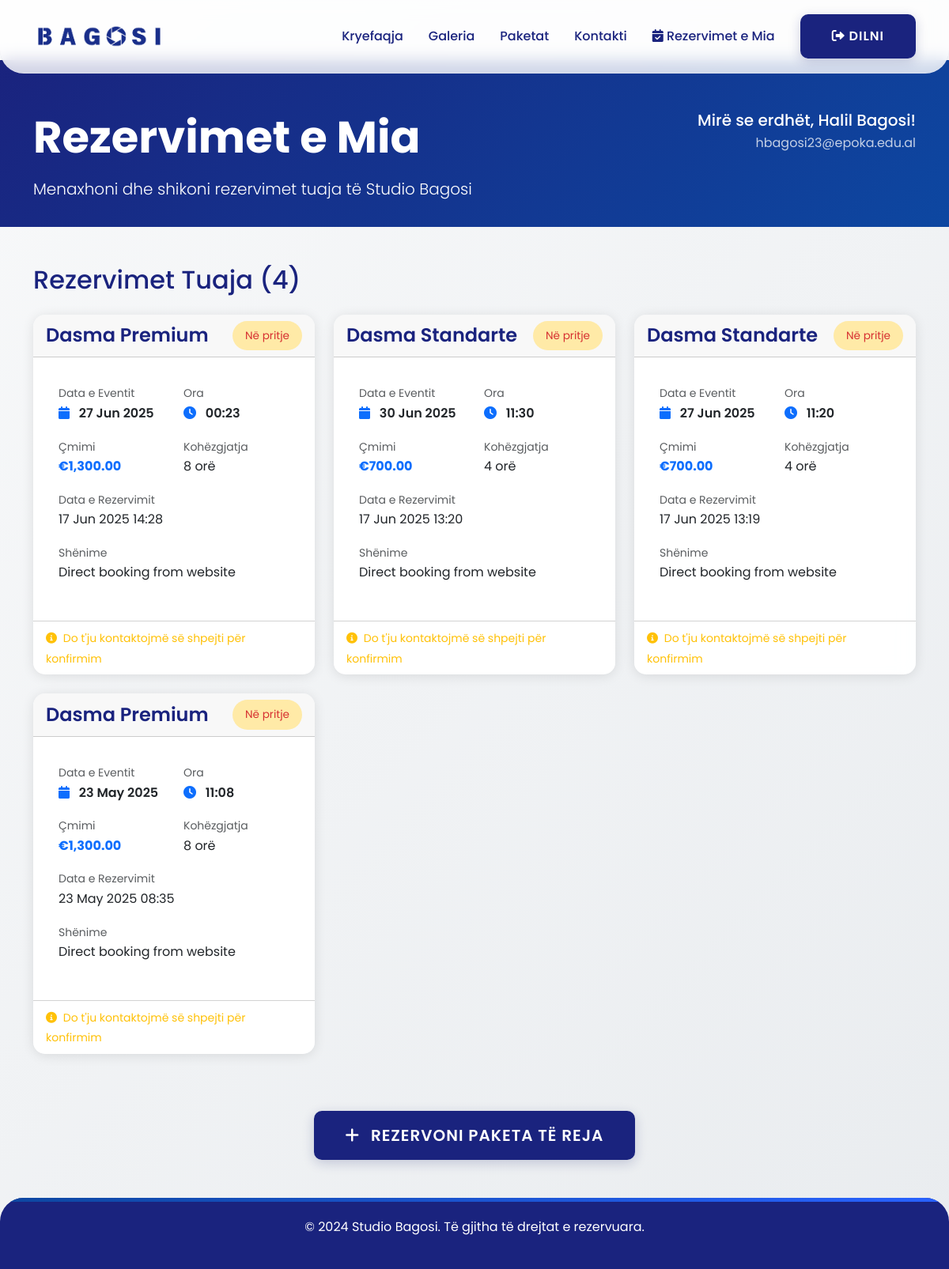
Screenshot of /my_bookings.php (signed in) with the database file from the repository.
### tables this page shows
CREATE TABLE `users` (
  `id` int(11) NOT NULL AUTO_INCREMENT,
  `username` varchar(50) NOT NULL,
  `email` varchar(100) NOT NULL,
  `password` varchar(255) NOT NULL,
  `full_name` varchar(100) NOT NULL,
  `phone` varchar(20) DEFAULT NULL,
  `role` enum('user','admin') DEFAULT 'user',
  `created_at` timestamp NOT NULL DEFAULT current_timestamp(),
  `updated_at` timestamp NOT NULL DEFAULT current_timestamp() ON UPDATE current_timestamp(),
  PRIMARY KEY (`id`),
  UNIQUE KEY `username` (`username`),
  UNIQUE KEY `email` (`email`)
);

CREATE TABLE `bookings` (
  `id` int(11) NOT NULL AUTO_INCREMENT,
  `user_id` int(11) DEFAULT NULL,
  `package_id` int(11) DEFAULT NULL,
  `booking_date` date NOT NULL,
  `event_date` datetime NOT NULL,
  `status` enum('pending','confirmed','completed','cancelled') DEFAULT 'pending',
  `notes` text DEFAULT NULL,
  `created_at` timestamp NOT NULL DEFAULT current_timestamp(),
  `updated_at` timestamp NOT NULL DEFAULT current_timestamp() ON UPDATE current_timestamp(),
  PRIMARY KEY (`id`),
  KEY `user_id` (`user_id`),
  KEY `package_id` (`package_id`),
  CONSTRAINT `bookings_ibfk_1` FOREIGN KEY (`user_id`) REFERENCES `users` (`id`),
  CONSTRAINT `bookings_ibfk_2` FOREIGN KEY (`package_id`) REFERENCES `packages` (`id`)
);

CREATE TABLE `packages` (
  `id` int(11) NOT NULL AUTO_INCREMENT,
  `name` varchar(100) NOT NULL,
  `description` text DEFAULT NULL,
  `price` decimal(10,2) NOT NULL,
  `duration` int(11) NOT NULL,
  `photos_count` int(11) NOT NULL,
  `features` text DEFAULT NULL,
  `category` enum('wedding','photography','event','other') NOT NULL,
  `is_active` tinyint(1) DEFAULT 1,
  `created_at` timestamp NOT NULL DEFAULT current_timestamp(),
  `updated_at` timestamp NOT NULL DEFAULT current_timestamp() ON UPDATE current_timestamp(),
  PRIMARY KEY (`id`)
);

### my_bookings.php (the view, shortened to what this page needs)
<?php
require_once 'config/database.php';
$stmt = $pdo->prepare("SELECT * FROM users WHERE id = ?");
$stmt->execute([$_SESSION['user_id']]);
$user = $stmt->fetch(PDO::FETCH_ASSOC);
$stmt = $pdo->prepare("
    SELECT b.*, p.name as package_name, p.price, p.duration, u.full_name, u.email
    FROM bookings b
    JOIN packages p ON b.package_id = p.id
    JOIN users u ON b.user_id = u.id
    WHERE b.user_id = ?
    ORDER BY b.created_at DESC
");
$stmt->execute([$_SESSION['user_id']]);
$bookings = $stmt->fetchAll(PDO::FETCH_ASSOC);
?>
<!DOCTYPE html>
<html lang="sq">
<head>
    <link href="https://cdn.jsdelivr.net/npm/bootstrap@5.3.0/dist/css/bootstrap.min.css" rel="stylesheet">
    <link rel="stylesheet" href="https://cdnjs.cloudflare.com/ajax/libs/font-awesome/6.0.0/css/all.min.css">
    <link rel="stylesheet" href="css/style.css">
</head>
<body>
    <nav class="navbar navbar-expand-lg navbar-light fixed-top">
        <div class="container">
            <a class="navbar-brand" href="index.php">
                <img src="images/Logo/navbar.PNG" alt="Studio Bagosi Logo" style="height: 50px;">
            </a>
            <div class="collapse navbar-collapse" id="navbarNav">
                <ul class="navbar-nav ms-auto align-items-center">
                    <li class="nav-item">
                        <a class="nav-link" href="index.php#home">Kryefaqja</a>
                    </li>
                    <li class="nav-item">
                        <a class="nav-link" href="index.php#gallery">Galeria</a>
                    </li>
                    <li class="nav-item">
                        <a class="nav-link" href="index.php#packages">Paketat</a>
                    </li>
                    <li class="nav-item">
                        <a class="nav-link" href="index.php#contact">Kontakti</a>
                    </li>
                    <?php if (isset($_SESSION['user_id'])): ?>
                    <li class="nav-item">
                        <a class="nav-link active" href="my_bookings.php">
                            <i class="fas fa-calendar-check"></i> Rezervimet e Mia
                        </a>
                    </li>
                    <li class="nav-item ms-3">
                        <a href="auth/logout.php" class="btn btn-primary">
                            <i class="fas fa-sign-out-alt"></i> Dilni
                        </a>
                    </li>
                    <?php endif; ?>
                </ul>
            </div>
        </div>
    </nav>
    <section class="page-header">
        <div class="container">
            <div class="row">
                <div class="col-lg-8">
                    <h1 class="display-4 fw-bold mb-3">Rezervimet e Mia</h1>
                    <p class="lead mb-0">Menaxhoni dhe shikoni rezervimet tuaja të Studio Bagosi</p>
                </div>
                <div class="col-lg-4 text-end">
                    <div class="user-info">
                        <h5 class="mb-1">Mirë se erdhët, <?php echo htmlspecialchars($user['full_name']); ?>!</h5>
                        <p class="mb-0 opacity-75"><?php echo htmlspecialchars($user['email']); ?></p>
                    </div>
                </div>
            </div>
        </div>
    </section>
    <section class="py-5">
        <div class="container">
            <?php if (empty($bookings)): ?>
            <div class="row justify-content-center">
                <div class="col-lg-8 text-center">
                    <div class="card booking-card p-5">
                        <i class="fas fa-calendar-times fa-4x text-muted mb-4"></i>
                        <h3 class="text-muted mb-3">Nuk keni asnjë rezervim</h3>
                        <p class="text-muted mb-4">Filloni të shfletoni paketat tona dhe rezervoni shërbimin tuaj të parë!</p>
                        <a href="index.php#packages" class="btn btn-primary btn-lg">
                            <i class="fas fa-plus me-2"></i> Rezervoni Tani
                        </a>
                    </div>
                </div>
            </div>
            <?php else: ?>
            <div class="row">
                <div class="col-12">
                    <h2 class="mb-4">Rezervimet Tuaja (<?php echo count($bookings); ?>)</h2>
                </div>
            </div>
            <div class="row">
                <?php foreach ($bookings as $booking): ?>
                <div class="col-lg-6 col-xl-4">
                    <div class="card booking-card">
                        <div class="card-header d-flex justify-content-between align-items-center">
                            <h5 class="card-title mb-0"><?php echo htmlspecialchars($booking['package_name']); ?></h5>
                            <span class="status-badge status-<?php echo $booking['status']; ?>">
                                <?php
                                $status_text = [
                                    'pending' => 'Në pritje',
                                    'confirmed' => 'Konfirmuar',
                                    'completed' => 'Përfunduar',
                                    'cancelled' => 'Anulluar'
                                ];
                                echo $status_text[$booking['status']];
                                ?>
                            </span>
                        </div>
                        <div class="card-body">
                            <div class="row mb-3">
                                <div class="col-6">
                                    <small class="text-muted">Data e Eventit</small>
                                    <p class="mb-0 fw-semibold">
                                        <i class="fas fa-calendar me-2 text-primary"></i>
                                        <?php echo date('d M Y', strtotime($booking['event_date'])); ?>
                                    </p>
                                </div>
                                <div class="col-6">
                                    <small class="text-muted">Ora</small>
                                    <p class="mb-0 fw-semibold">
                                        <i class="fas fa-clock me-2 text-primary"></i>
                                        <?php echo date('H:i', strtotime($booking['event_date'])); ?>
                                    </p>
                                </div>
                            </div>
                            <div class="row mb-3">
                                <div class="col-6">
                                    <small class="text-muted">Çmimi</small>
                                    <p class="mb-0 fw-bold text-primary">€<?php echo number_format($booking['price'], 2); ?></p>
                                </div>
                                <div class="col-6">
                                    <small class="text-muted">Kohëzgjatja</small>
                                    <p class="mb-0"><?php echo $booking['duration']; ?> orë</p>
                                </div>
                            </div>
                            <div class="mb-3">
                                <small class="text-muted">Data e Rezervimit</small>
                                <p class="mb-0"><?php echo date('d M Y H:i', strtotime($booking['created_at'])); ?></p>
                            </div>
                            <?php if (!empty($booking['notes'])): ?>
                            <div class="mb-3">
                                <small class="text-muted">Shënime</small>
                                <p class="mb-0"><?php echo htmlspecialchars($booking['notes']); ?></p>
                            </div>
                            <?php endif; ?>
                        </div>
                        <div class="card-footer bg-transparent">
                            <?php if ($booking['status'] === 'pending'): ?>
                            <small class="text-warning">
                                <i class="fas fa-info-circle me-1"></i>
                                Do t'ju kontaktojmë së shpejti për konfirmim
                            </small>
                            <?php endif; ?>
                        </div>
                    </div>
                </div>
                <?php endforeach; ?>
            </div>
            <div class="row mt-5">
                <div class="col-12 text-center">
                    <a href="index.php#packages" class="btn btn-primary btn-lg">
                        <i class="fas fa-plus me-2"></i> Rezervoni Paketa të Reja
                    </a>
                </div>
            </div>
            <?php endif; ?>
        </div>
    </section>
    <footer class="text-white text-center py-4">
        <div class="container">
            <div class="row">
                <div class="col-md-12">
                    <p>&copy; 2024 Studio Bagosi. Të gjitha të drejtat e rezervuara.</p>
                </div>
            </div>
        </div>
    </footer>
</body>
</html>

### css/style.css (style rules this page uses)
:root { --primary-color: #1a237e; --secondary-color: #0d47a1; --accent-color: #2962ff; --text-color: #1a237e; --light-bg: rgba(255, 255, 255, 0.95); --glass-bg: rgba(255, 255, 255, 0.1); --glass-border: rgba(255, 255, 255, 0.2); --glass-shadow: 0 8px 32px 0 rgba(26, 35, 126, 0.2); --border-radius-lg: 30px; --border-radius-md: 20px; --border-radius-sm: 15px; }
body { font-family: 'Poppins', sans-serif; line-height: 1.6; color: var(--text-color); background: linear-gradient(135deg, #f8f9fa 0%, #e9ecef 100%); overflow-x: hidden; }
.navbar { background: rgba(255, 255, 255, 0.8) !important; backdrop-filter: blur(10px); -webkit-backdrop-filter: blur(10px); border-bottom: 1px solid var(--glass-border); padding: 1rem 0; transition: all 0.3s ease; border-radius: 0 0 var(--border-radius-lg) var(--border-radius-lg); animation: slideIn 0.5s ease forwards; }
.navbar-brand img { height: 50px; transition: transform 0.3s ease; }
.nav-link { font-weight: 500; margin: 0 0.5rem; color: var(--primary-color) !important; position: relative; padding: 0.5rem 1rem; border-radius: var(--border-radius-sm); transition: all 0.3s ease; position: relative; overflow: hidden; }
.nav-link::after { content: ''; position: absolute; bottom: 0; left: 0; width: 100%; height: 2px; background: var(--primary-color); transform: translateX(-100%); transition: transform 0.3s ease; }
.card { background: var(--light-bg); backdrop-filter: blur(10px); -webkit-backdrop-filter: blur(10px); border: 1px solid var(--glass-border); border-radius: var(--border-radius-lg); box-shadow: var(--glass-shadow); transition: transform 0.3s ease, box-shadow 0.3s ease; overflow: hidden; animation: slideIn 0.5s ease forwards; opacity: 0; }
.card::before { content: ''; position: absolute; top: 0; left: 0; right: 0; height: 5px; background: linear-gradient(90deg, var(--primary-color), var(--secondary-color)); opacity: 0; transition: opacity 0.3s ease; }
.card:nth-child(1) { animation-delay: 0.1s; }
.btn { padding: 1rem 2.5rem; border-radius: 10px; box-shadow: 0 4px 15px rgba(21, 31, 107, 0.2); font-weight: 600; text-transform: uppercase; letter-spacing: 1px; transition: all 0.3s ease; position: relative; overflow: hidden; }
.btn::before { content: ''; position: absolute; top: 0; left: 0; width: 100%; height: 100%; background: linear-gradient(45deg, var(--primary-color), var(--secondary-color)); opacity: 0; transition: opacity 0.3s ease; z-index: -1; }
.btn-primary { background: var(--primary-color); border: none; box-shadow: 0 4px 15px rgba(21, 31, 107, 0.2); }
footer { background: var(--primary-color); border-radius: var(--border-radius-lg) var(--border-radius-lg) 0 0; padding: 4rem 0 2rem; position: relative; overflow: hidden; }
footer::before { content: ''; position: absolute; top: 0; left: 0; right: 0; height: 5px; background: linear-gradient(90deg, var(--secondary-color), var(--accent-color)); }
.card { position: relative; overflow: hidden; }
.card::after { content: ''; position: absolute; top: 0; left: 0; right: 0; height: 5px; background: linear-gradient(90deg, var(--primary-color), var(--accent-color)); opacity: 0; transition: opacity 0.3s ease; }
.card-body { padding: 2rem; }
.card-title { color: var(--primary-color); font-size: 1.5rem; font-weight: 600; margin-bottom: 1rem; }
.btn { position: relative; overflow: hidden; transition: all 0.3s ease; }
.btn::after { content: ''; position: absolute; top: 50%; left: 50%; width: 0; height: 0; background: rgba(255, 255, 255, 0.2); border-radius: 50%; transform: translate(-50%, -50%); transition: width 0.6s ease, height 0.6s ease; }

### my_bookings.php (style rules this page uses)
.booking-card { border: none; box-shadow: 0 2px 15px rgba(0,0,0,0.1); border-radius: 15px; margin-bottom: 1.5rem; transition: transform 0.3s ease; }
.status-badge { font-size: 0.85rem; padding: 0.5rem 1rem; border-radius: 25px; }
.status-pending { background-color: #ffeaa7; color: #d63031; }
.page-header { background: linear-gradient(135deg, var(--primary-color) 0%, var(--secondary-color) 100%); color: white; padding: 4rem 0 2rem; margin-top: 76px; }

### rows the page displays
users: full_name "Halil Bagosi", email "hbagosi23@epoka.edu.al"
bookings: package.name "Dasma Premium", status "Në pritje", event_date "27 Jun 2025", event_date "00:23", package.price "1,300.00", package.duration "8", created_at "17 Jun 2025 14:28", notes "Direct booking from website", shows "Do t'ju kontaktojmë së shpejti për konfirmim"
bookings: package.name "Dasma Standarte", status "Në pritje", event_date "30 Jun 2025", event_date "11:30", package.price "700.00", package.duration "4", created_at "17 Jun 2025 13:20", notes "Direct booking from website", shows "Do t'ju kontaktojmë së shpejti për konfirmim"
bookings: package.name "Dasma Standarte", status "Në pritje", event_date "27 Jun 2025", event_date "11:20", package.price "700.00", package.duration "4", created_at "17 Jun 2025 13:19", notes "Direct booking from website", shows "Do t'ju kontaktojmë së shpejti për konfirmim"
bookings: package.name "Dasma Premium", status "Në pritje", event_date "23 May 2025", event_date "11:08", package.price "1,300.00", package.duration "8", created_at "23 May 2025 08:35", notes "Direct booking from website", shows "Do t'ju kontaktojmë së shpejti për konfirmim"

### other values shown
count($bookings) "4"
